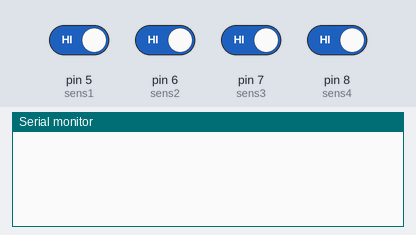
A sketch run on a simulated Arduino Uno, built with avr-gcc and run on an emulated ATmega328P. On the bench: the last lines printed to the serial monitor. The inputs (shaded band) are chosen by the test bench; at power-on: pin 5 (sens1), pin 6 (sens2), pin 7 (sens3), pin 8 (sens4) HIGH.

Above: at 1.2 s.
1.3 s: pin 5 (sens1) driven LOW
At 2.1 s:
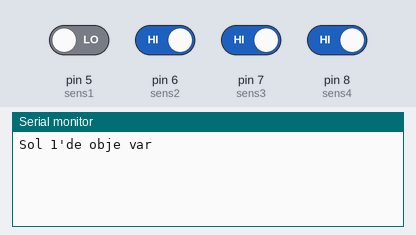
3.8 s: pin 7 (sens3) driven LOW
At 5.7 s:
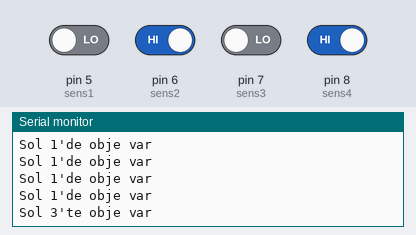
6.8 s: pin 6 (sens2) driven LOW
At 9.9 s:
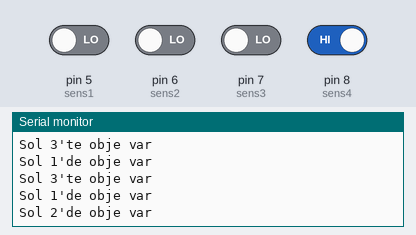

Measured:
- after the input at 1.3 s, the serial monitor: prints a new line at once (image 1)
- after the input at 3.8 s, the serial monitor: prints a new line after 1.5 s (image 2)
- after the input at 6.8 s, the serial monitor: prints a new line after 2.5 s (image 3)

The sketch:

IR_Tracking.ino
```cpp
int sens1 = 5;
int sens2 = 6;
int sens3 = 7;
int sens4 = 8;

void setup() {
  Serial.begin(9600);

  pinMode(sens1, INPUT);
  pinMode(sens2, INPUT);
  pinMode(sens3, INPUT);
  pinMode(sens4, INPUT);
}

void loop() {

  int valSensor1 = digitalRead(sens1);
  int valSensor2 = digitalRead(sens2);
  int valSensor3 = digitalRead(sens3);
  int valSensor4 = digitalRead(sens4);

  if (valSensor1 == LOW) {
    Serial.println("Sol 1'de obje var");
    delay(1000);
  }

  if (valSensor2 == LOW) {
    Serial.println("Sol 2'de obje var");
    delay(1000);
  }

  if (valSensor3 == LOW) {
    Serial.println("Sol 3'te obje var");
    delay(1000);
  }

  if (valSensor4 == LOW) {
    Serial.println("Sol 4'te obje var");
    delay(1000);
  }
}
```
